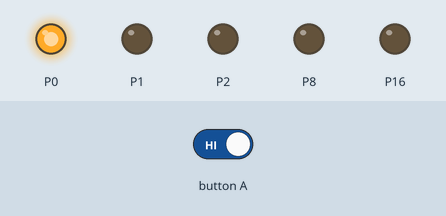
Bench run of a program on a simulated BBC micro:bit (MakeCode). Parts: output pins drawn as LEDs (lit = HIGH). Inputs (shaded band) come from the test bench.

Above: at 1.2 s.
1.3 s: button A held down
At 5.3 s:
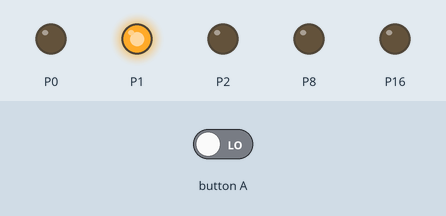
At 8.1 s:
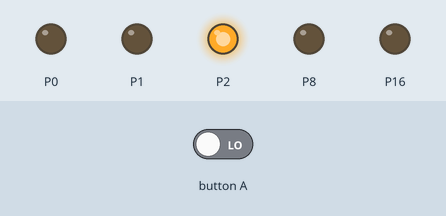
Timing chart, 0 to 21.3 s (numbered marks = the images above; inputs shaded):
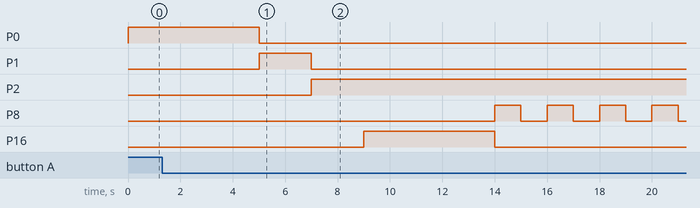

The program:

main.ts
```typescript
function jaune () {
    pins.digitalWritePin(DigitalPin.P1, 1)
}
function feux_circultion () {
    orange2()
    rouge2()
    vert()
    basic.pause(5000)
    vert2()
    jaune()
    basic.pause(2000)
    jaune2()
    rouge()
    basic.pause(2000)
}
function blanche2 () {
    pins.digitalWritePin(DigitalPin.P16, 0)
}
function piéton () {
    orange2()
    blanche()
    basic.pause(5000)
    blanche2()
    for (let index = 0; index < 4; index++) {
        orange()
        basic.pause(1000)
        orange2()
        basic.pause(1000)
    }
    orange2()
}
function orange2 () {
    pins.digitalWritePin(DigitalPin.P8, 0)
}
function jaune2 () {
    pins.digitalWritePin(DigitalPin.P1, 0)
}
function rouge2 () {
    pins.digitalWritePin(DigitalPin.P2, 0)
}
function orange () {
    pins.digitalWritePin(DigitalPin.P8, 1)
}
function blanche () {
    pins.digitalWritePin(DigitalPin.P16, 1)
}
function vert2 () {
    pins.digitalWritePin(DigitalPin.P0, 0)
}
function rouge () {
    pins.digitalWritePin(DigitalPin.P2, 1)
}
function vert () {
    pins.digitalWritePin(DigitalPin.P0, 1)
}
basic.forever(function () {
    feux_circultion()
    if (input.buttonIsPressed(Button.A)) {
        let pieton = 0
        piéton()
        if (pieton == 1) {

        }
    }
})
```

test.ts
```typescript
// les tests vont ici ; cela ne sera pas compilé si ce paquet est utilisé en tant qu'extension.
```

Measured:
- after the input at 1.3 s, P0: goes on until 5.0 s, then stays LOW; P1: goes on until 7.0 s, then stays LOW; P2: goes on until 7.0 s, then stays HIGH; P8: alternates HIGH for 1.0 s and LOW for 1.0 s, starting after 12.7 s; P16: LOW → HIGH after 7.7 s, → LOW 5.0 s later
